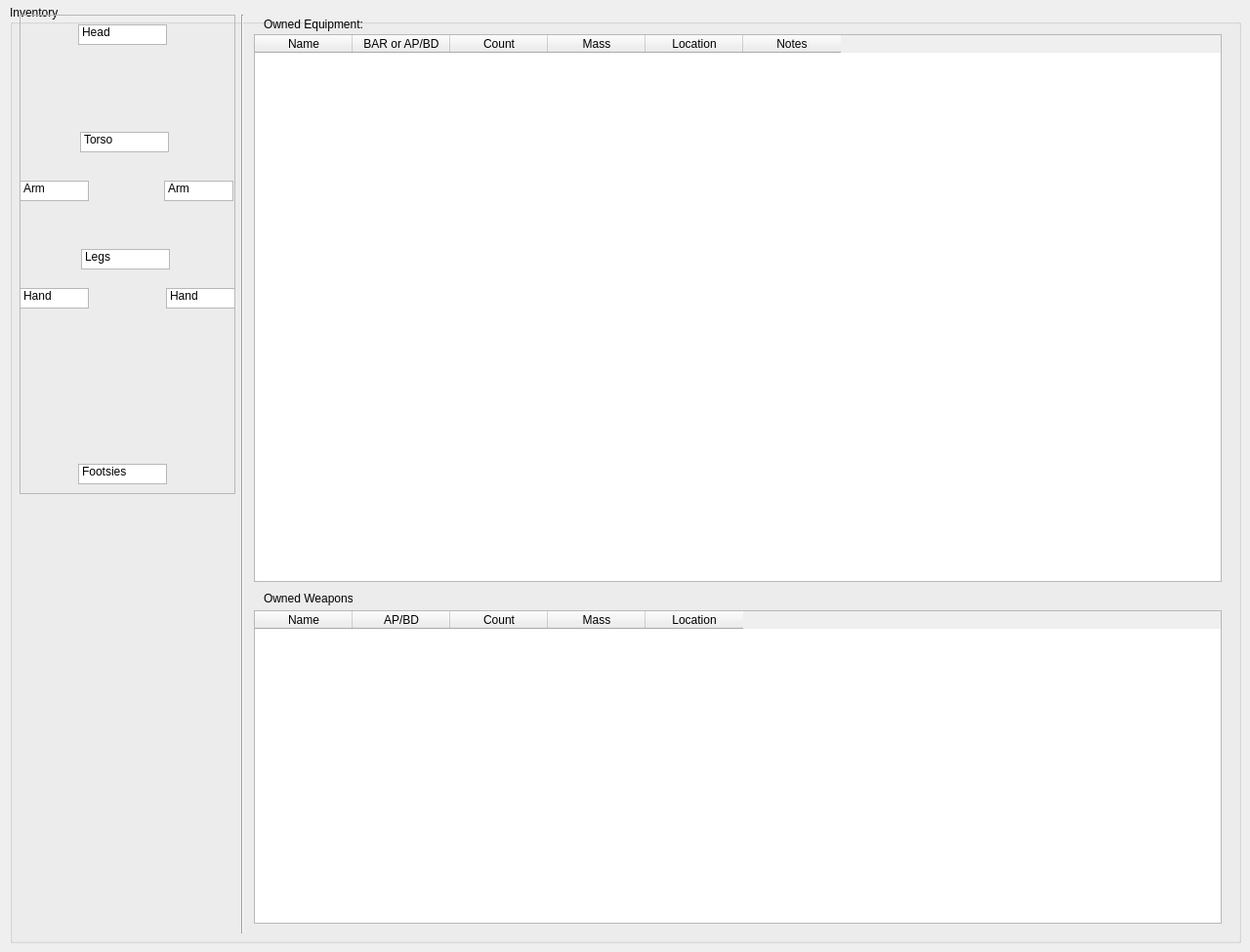
    <widget class="QWidget" name="Inventory">
     <attribute name="title">
      <string>Inventory</string>
     </attribute>
     <widget class="QGroupBox" name="WeaponsGroupBox_2">
      <property name="geometry">
       <rect>
        <x>10</x>
        <y>5</y>
        <width>1261</width>
        <height>961</height>
       </rect>
      </property>
      <property name="title">
       <string>Inventory</string>
      </property>
      <widget class="QFrame" name="frame">
       <property name="geometry">
        <rect>
         <x>10</x>
         <y>10</y>
         <width>221</width>
         <height>491</height>
        </rect>
       </property>
       <property name="styleSheet">
        <string notr="true">image: url(:/img/man.png);</string>
       </property>
       <property name="frameShape">
        <enum>QFrame::StyledPanel</enum>
       </property>
       <property name="frameShadow">
        <enum>QFrame::Raised</enum>
       </property>
       <widget class="QListWidget" name="HeadListMain">
        <property name="geometry">
         <rect>
          <x>60</x>
          <y>10</y>
          <width>91</width>
          <height>21</height>
         </rect>
        </property>
        <property name="layoutDirection">
         <enum>Qt::LeftToRight</enum>
        </property>
        <property name="verticalScrollBarPolicy">
         <enum>Qt::ScrollBarAlwaysOff</enum>
        </property>
        <property name="horizontalScrollBarPolicy">
         <enum>Qt::ScrollBarAlwaysOff</enum>
        </property>
        <property name="editTriggers">
         <set>QAbstractItemView::NoEditTriggers</set>
        </property>
        <property name="dragDropMode">
         <enum>QAbstractItemView::DropOnly</enum>
        </property>
        <property name="defaultDropAction">
         <enum>Qt::IgnoreAction</enum>
        </property>
        <item>
         <property name="text">
          <string>Head</string>
         </property>
        </item>
       </widget>
       <widget class="QListWidget" name="BodyListMain">
        <property name="geometry">
         <rect>
          <x>62</x>
          <y>120</y>
          <width>91</width>
          <height>21</height>
         </rect>
        </property>
        <property name="verticalScrollBarPolicy">
         <enum>Qt::ScrollBarAlwaysOff</enum>
        </property>
        <property name="horizontalScrollBarPolicy">
         <enum>Qt::ScrollBarAlwaysOff</enum>
        </property>
        <property name="editTriggers">
         <set>QAbstractItemView::NoEditTriggers</set>
        </property>
        <property name="dragDropMode">
         <enum>QAbstractItemView::DropOnly</enum>
        </property>
        <property name="defaultDropAction">
         <enum>Qt::IgnoreAction</enum>
        </property>
        <item>
         <property name="text">
          <string>Torso</string>
         </property>
        </item>
       </widget>
       <widget class="QListWidget" name="ArmLeftListMain">
        <property name="geometry">
         <rect>
          <x>0</x>
          <y>170</y>
          <width>71</width>
          <height>21</height>
         </rect>
        </property>
        <property name="verticalScrollBarPolicy">
         <enum>Qt::ScrollBarAlwaysOff</enum>
        </property>
        <property name="horizontalScrollBarPolicy">
         <enum>Qt::ScrollBarAlwaysOff</enum>
        </property>
        <property name="editTriggers">
         <set>QAbstractItemView::NoEditTriggers</set>
        </property>
        <property name="dragDropMode">
         <enum>QAbstractItemView::DropOnly</enum>
        </property>
        <property name="defaultDropAction">
         <enum>Qt::IgnoreAction</enum>
        </property>
        <item>
         <property name="text">
          <string>Arm</string>
         </property>
        </item>
       </widget>
       <widget class="QListWidget" name="ArmRightListMain">
        <property name="geometry">
         <rect>
          <x>148</x>
          <y>170</y>
          <width>71</width>
          <height>21</height>
         </rect>
        </property>
        <property name="verticalScrollBarPolicy">
         <enum>Qt::ScrollBarAlwaysOff</enum>
        </property>
        <property name="horizontalScrollBarPolicy">
         <enum>Qt::ScrollBarAlwaysOff</enum>
        </property>
        <property name="editTriggers">
         <set>QAbstractItemView::NoEditTriggers</set>
        </property>
        <property name="dragDropMode">
         <enum>QAbstractItemView::DropOnly</enum>
        </property>
        <property name="defaultDropAction">
         <enum>Qt::IgnoreAction</enum>
        </property>
        <item>
         <property name="text">
          <string>Arm</string>
         </property>
        </item>
       </widget>
       <widget class="QListWidget" name="LegsListMain">
        <property name="geometry">
         <rect>
          <x>63</x>
          <y>240</y>
          <width>91</width>
          <height>21</height>
         </rect>
        </property>
        <property name="verticalScrollBarPolicy">
         <enum>Qt::ScrollBarAlwaysOff</enum>
        </property>
        <property name="horizontalScrollBarPolicy">
         <enum>Qt::ScrollBarAlwaysOff</enum>
        </property>
        <property name="editTriggers">
         <set>QAbstractItemView::NoEditTriggers</set>
        </property>
        <property name="dragDropMode">
         <enum>QAbstractItemView::DropOnly</enum>
        </property>
        <property name="defaultDropAction">
         <enum>Qt::IgnoreAction</enum>
        </property>
        <item>
         <property name="text">
          <string>Legs</string>
         </property>
        </item>
       </widget>
       <widget class="QListWidget" name="HandLeftListMain">
        <property name="geometry">
         <rect>
          <x>0</x>
          <y>280</y>
          <width>71</width>
          <height>21</height>
         </rect>
        </property>
        <property name="verticalScrollBarPolicy">
         <enum>Qt::ScrollBarAlwaysOff</enum>
        </property>
        <property name="horizontalScrollBarPolicy">
         <enum>Qt::ScrollBarAlwaysOff</enum>
        </property>
        <property name="editTriggers">
         <set>QAbstractItemView::NoEditTriggers</set>
        </property>
        <property name="dragDropMode">
         <enum>QAbstractItemView::DropOnly</enum>
        </property>
        <property name="defaultDropAction">
         <enum>Qt::IgnoreAction</enum>
        </property>
        <item>
         <property name="text">
          <string>Hand</string>
         </property>
        </item>
       </widget>
       <widget class="QListWidget" name="HandRightListMain">
        <property name="geometry">
         <rect>
          <x>150</x>
          <y>280</y>
          <width>71</width>
          <height>21</height>
         </rect>
        </property>
        <property name="verticalScrollBarPolicy">
         <enum>Qt::ScrollBarAlwaysOff</enum>
        </property>
        <property name="horizontalScrollBarPolicy">
         <enum>Qt::ScrollBarAlwaysOff</enum>
        </property>
        <property name="editTriggers">
         <set>QAbstractItemView::NoEditTriggers</set>
        </property>
        <property name="dragDropMode">
         <enum>QAbstractItemView::DropOnly</enum>
        </property>
        <property name="defaultDropAction">
         <enum>Qt::IgnoreAction</enum>
        </property>
        <item>
         <property name="text">
          <string>Hand</string>
         </property>
        </item>
       </widget>
       <widget class="QListWidget" name="FootsiesListMain">
        <property name="geometry">
         <rect>
          <x>60</x>
          <y>460</y>
          <width>91</width>
          <height>21</height>
         </rect>
        </property>
        <property name="verticalScrollBarPolicy">
         <enum>Qt::ScrollBarAlwaysOff</enum>
        </property>
        <property name="horizontalScrollBarPolicy">
         <enum>Qt::ScrollBarAlwaysOff</enum>
        </property>
        <property name="editTriggers">
         <set>QAbstractItemView::NoEditTriggers</set>
        </property>
        <property name="dragDropMode">
         <enum>QAbstractItemView::DropOnly</enum>
        </property>
        <property name="defaultDropAction">
         <enum>Qt::IgnoreAction</enum>
        </property>
        <item>
         <property name="text">
          <string>Footsies</string>
         </property>
        </item>
       </widget>
      </widget>
      <widget class="Line" name="line_3">
       <property name="geometry">
        <rect>
         <x>230</x>
         <y>10</y>
         <width>16</width>
         <height>941</height>
        </rect>
       </property>
       <property name="orientation">
        <enum>Qt::Vertical</enum>
       </property>
      </widget>
      <widget class="QTableWidget" name="AllYouTable">
       <property name="geometry">
        <rect>
         <x>250</x>
         <y>30</y>
         <width>991</width>
         <height>561</height>
        </rect>
       </property>
       <property name="editTriggers">
        <set>QAbstractItemView::NoEditTriggers</set>
       </property>
       <property name="dragEnabled">
        <bool>true</bool>
       </property>
       <property name="dragDropMode">
        <enum>QAbstractItemView::DragOnly</enum>
       </property>
       <property name="defaultDropAction">
        <enum>Qt::CopyAction</enum>
       </property>
       <property name="selectionMode">
        <enum>QAbstractItemView::SingleSelection</enum>
       </property>
       <property name="selectionBehavior">
        <enum>QAbstractItemView::SelectRows</enum>
       </property>
       <property name="showGrid">
        <bool>false</bool>
       </property>
       <property name="gridStyle">
        <enum>Qt::NoPen</enum>
       </property>
       <attribute name="verticalHeaderVisible">
        <bool>false</bool>
       </attribute>
       <attribute name="verticalHeaderDefaultSectionSize">
        <number>15</number>
       </attribute>
       <column>
        <property name="text">
         <string>Name</string>
        </property>
       </column>
       <column>
        <property name="text">
         <string>BAR or AP/BD</string>
        </property>
       </column>
       <column>
        <property name="text">
         <string>Count</string>
        </property>
       </column>
       <column>
        <property name="text">
         <string>Mass</string>
        </property>
       </column>
       <column>
        <property name="text">
         <string>Location</string>
        </property>
       </column>
       <column>
        <property name="text">
         <string>Notes</string>
        </property>
       </column>
      </widget>
      <widget class="QLabel" name="label_35">
       <property name="geometry">
        <rect>
         <x>260</x>
         <y>12</y>
         <width>101</width>
         <height>16</height>
        </rect>
       </property>
       <property name="text">
        <string>Owned Equipment:</string>
       </property>
      </widget>
      <widget class="QLabel" name="label_36">
       <property name="geometry">
        <rect>
         <x>260</x>
         <y>600</y>
         <width>91</width>
         <height>16</height>
        </rect>
       </property>
       <property name="text">
        <string>Owned Weapons:</string>
       </property>
      </widget>
      <widget class="QTableWidget" name="ItselfAllYouTable">
       <property name="geometry">
        <rect>
         <x>250</x>
         <y>620</y>
         <width>991</width>
         <height>321</height>
        </rect>
       </property>
       <property name="editTriggers">
        <set>QAbstractItemView::NoEditTriggers</set>
       </property>
       <property name="showGrid">
        <bool>false</bool>
       </property>
       <property name="gridStyle">
        <enum>Qt::NoPen</enum>
       </property>
       <property name="rowCount">
        <number>0</number>
       </property>
       <attribute name="verticalHeaderVisible">
        <bool>false</bool>
       </attribute>
       <attribute name="verticalHeaderDefaultSectionSize">
        <number>15</number>
       </attribute>
       <attribute name="verticalHeaderMinimumSectionSize">
        <number>19</number>
       </attribute>
       <column>
        <property name="text">
         <string>Name</string>
        </property>
       </column>
       <column>
        <property name="text">
         <string>AP/BD</string>
        </property>
       </column>
       <column>
        <property name="text">
         <string>Count</string>
        </property>
       </column>
       <column>
        <property name="text">
         <string>Mass</string>
        </property>
       </column>
       <column>
        <property name="text">
         <string>Location</string>
        </property>
       </column>
      </widget>
     </widget>
    </widget>
